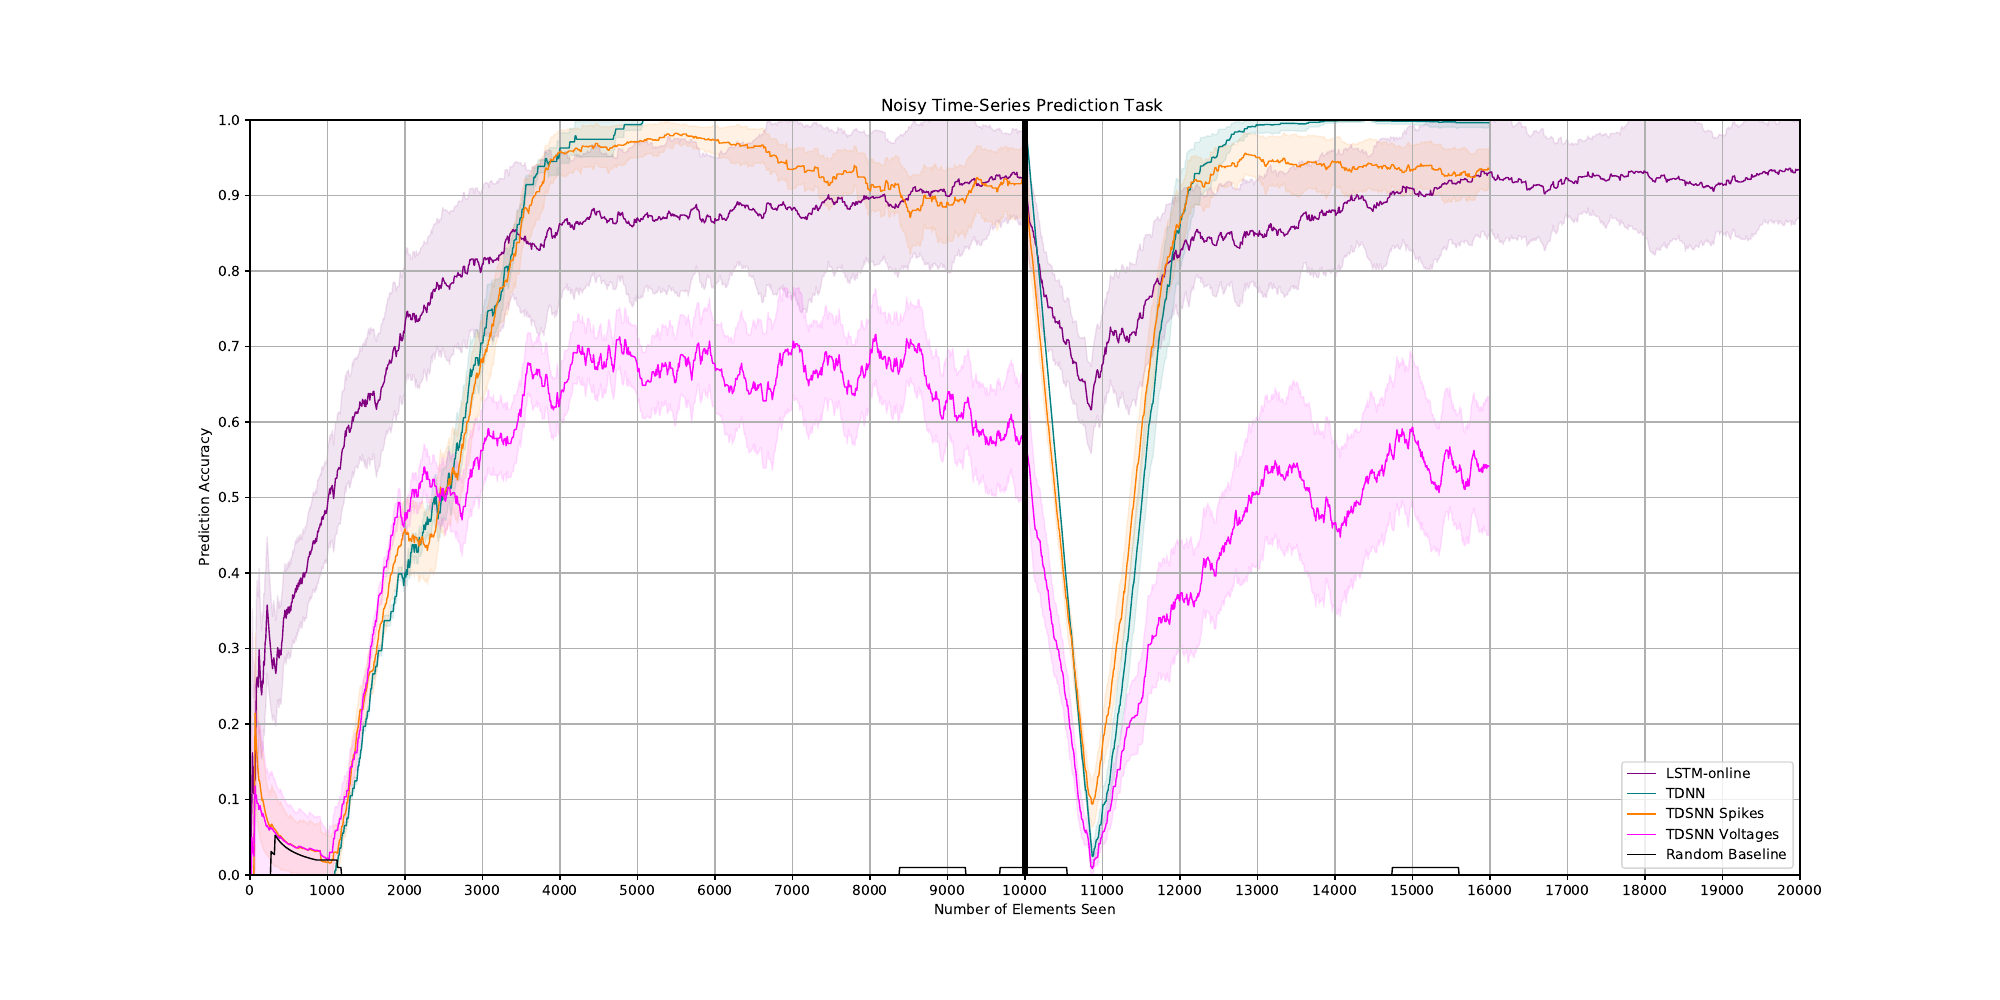

This chart was generated by the following Python code:

# coding: utf-8

# In[1]:


import os
import numpy as np
import matplotlib.pyplot as plt


# In[2]:


plt.rcParams['figure.figsize'] = [20, 10]


# In[3]:


def read_td_log_running(fname, minl):
    file = open(fname, 'r')
    x = []
    baseline, tdnn, tdsnn, tdsnnv  = [], [], [], []
    next(file)
    for line in file.readlines()[:minl]:
        it,current,target,random_prediction,tdnn_prediction,tdsnn_prediction,tdsnn_softmax_prediction,tdnn_tl = line.replace('\n','').split(',')
        x.append(float(it))
        baseline.append(float(target==random_prediction))
        tdnn.append(float(target==tdnn_prediction))
        tdsnn.append(float(target==tdsnn_prediction))
        tdsnnv.append(float(target==tdsnn_softmax_prediction))
    return x, baseline, tdnn, tdsnn, tdsnnv


# In[4]:


def read_lstm_log(fname):
    file = open(fname, 'r')
    x = []
    accuracy = []
    next(file)
    for line in file.readlines():
        it, current, target, prediction, correct = line.replace('\n','').split(',')
        x.append(float(it))
        accuracy.append(float(correct))
    return x, accuracy


# In[5]:


def moving_average(a, n):
    moving_average = []
    for i in range(len(a)):
        start = max(0, i - n)
        values = a[start:i+1]
        moving_average.append(np.sum(values) / float(len(values)))
    return np.array(moving_average)


# In[6]:


direc = 'td/'
td_logs = [direc+i for i in os.listdir(direc) if '.out' in i]
minl = float('inf')
for log in td_logs:
    file = open(log, 'r')
    minl = min(minl, len(file.readlines())-2)


# In[7]:


lstm_logs = ['lstm/'+i for i in os.listdir('./lstm/') if '.log' in i]


# In[8]:


baseline_acc, tdnn_acc, tdsnn_acc, tdsnnv_acc = [], [], [], []
td_x = None
for log in td_logs:
    td_x, baseline, tdnn, tdsnn, tdsnnv = read_td_log_running(log, minl)
    baseline_acc.append(moving_average(baseline, min(len(baseline), 100)))
    tdnn_acc.append(moving_average(tdnn, min(len(tdnn), 100)))
    tdsnn_acc.append(moving_average(tdsnn, min(len(tdsnn), 100)))
    tdsnnv_acc.append(moving_average(tdsnnv, min(len(tdsnnv), 100)))
    
lstm_acc = []
lstm_x = None
for log in lstm_logs:
    lstm_x, lstm = read_lstm_log(log)
    lstm_acc.append(moving_average(lstm, min(len(lstm), 100)))
    
def plot(x, acc, label, color, lw=1):
    plt.plot(x, np.mean(acc, axis=0), label=label, linewidth=lw, color=color)
    plt.fill_between(x, (np.mean(acc, axis=0)+np.std(acc, axis=0)), (np.mean(acc, axis=0)-np.std(acc, axis=0)), color=color+[0.1])
    
plot(lstm_x,lstm_acc,'LSTM-online', [0.5, 0, 0.5])
plot(td_x,tdnn_acc,'TDNN', [0, 0.5, 0.5])
plot(td_x,tdsnn_acc,'TDSNN Spikes', [1, 0.5, 0])
plot(td_x,tdsnnv_acc,'TDSNN Voltages', [1, 0, 1])
plot(td_x,baseline_acc,'Random Baseline', [0, 0, 0])

plt.plot([10000, 10000], [0, 1], linewidth=5, color='black')
plt.ylim(0, 1.0)
plt.xlim(0, 20000)
plt.yticks(np.linspace(0, 1, 11))
plt.xticks(np.arange(0, 20001, 1000))
plt.title('Noisy Time-Series Prediction Task ')
plt.ylabel('Prediction Accuracy')
plt.xlabel('Number of Elements Seen')
plt.grid()
plt.legend(loc='lower right')
plt.savefig('results.png', dpi=150)
plt.savefig('results.pdf', dpi=150)

